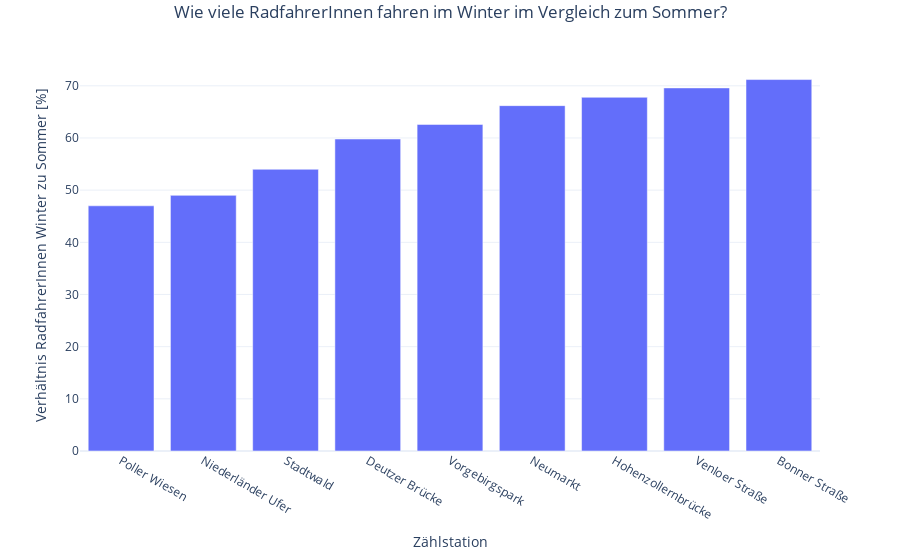

Notebook source saved alongside this figure:
### Code cell
specific_days = "weekday"
bike = load_bike_data(start=data_start, end=end, specific_days=specific_days, remove_holidays=True)
bike_grouped_by_month = bike.groupby(bike.index.month).mean()
winter = bike_grouped_by_month.loc[[1, 2, 3, 10, 11, 12], :].sum()
summer = bike_grouped_by_month.loc[4:9].sum()
winter_summer = (winter / summer).sort_values().multiply(100).round(1)
winter_summer.name = "Winter / Sommer"

#### Der Vergleich mit "gutes / schlechtes Wetter" ergibt ein sehr ähnliches Ergebnis
#### zum Quotienten Winter  / Sommer. Könnte man plotten, ist aber erstmal hier per Default nicht mit dabei.
bike_weather = load_data(
    start, end, specific_days=specific_days, remove_holidays=True)
good_weather = bike_weather[(bike_weather.tavg > 10) & (bike_weather.prcp < 5)]
good_weather_yearly = good_weather.groupby(
    by=[good_weather.index.year]).mean()
bad_weather = bike_weather[(bike_weather.tavg <= 10) | (bike_weather.prcp >= 5)]
bad_weather_yearly = bad_weather.groupby(
     by=[bad_weather.index.year]).mean()

bad_good_weather = (bad_weather.mean(axis=0) / 
                    good_weather.mean(axis=0)).drop(
    ["tavg", "wspd", "prcp"]).sort_values().multiply(100).round(1)
bad_good_weather.name = "Schlechtes Wetter / Gutes Wetter"
_ = pd.concat([winter_summer, bad_good_weather], axis=1)

df = winter_summer
fig = px.bar(df, 
              template=style,
              labels={"value": "Verhältnis RadfahrerInnen Winter zu Sommer [%]",  "index": "Zählstation"},
            )
fig.update_layout(barmode='group')
# Update title
fig.update_layout(
    showlegend=False,
    title={'text': "Wie viele RadfahrerInnen fahren im Winter im Vergleich zum Sommer?",'y':0.99,'x':0.5, 'xanchor': 'center', 'yanchor': 'top'})
fig.show()

### Figure 1 — Plotly figure (JSON) as saved in the notebook; plotly's stock layout.template omitted (floating-point values rounded to 4 significant figures)
{"data": [{"alignmentgroup": "True", "hovertemplate": "variable=Winter / Sommer<br>Zählstation=%{x}<br>Verhältnis RadfahrerInnen Winter zu Sommer [%]=%{y}<extra></extra>", "legendgroup": "Winter / Sommer", "marker": {"color": "#636efa"}, "name": "Winter / Sommer", "offsetgroup": "Winter / Sommer", "orientation": "v", "showlegend": true, "textposition": "auto", "type": "bar", "x": ["Poller Wiesen", "Niederländer Ufer", "Stadtwald", "Deutzer Brücke", "Vorgebirgspark", "Neumarkt", "Hohenzollernbrücke", "Venloer Straße", "Bonner Straße"], "xaxis": "x", "y": [47, 49, 54, 59.8, 62.6, 66.2, 67.8, 69.6, 71.2], "yaxis": "y"}], "layout": {"barmode": "group", "legend": {"title": {"text": "variable"}, "tracegroupgap": 0}, "margin": {"t": 60}, "showlegend": false, "title": {"text": "Wie viele RadfahrerInnen fahren im Winter im Vergleich zum Sommer?", "x": 0.5, "xanchor": "center", "y": 0.99, "yanchor": "top"}, "xaxis": {"anchor": "y", "domain": [0, 1], "title": {"text": "Zählstation"}}, "yaxis": {"anchor": "x", "domain": [0, 1], "title": {"text": "Verhältnis RadfahrerInnen Winter zu Sommer [%]"}}}}
